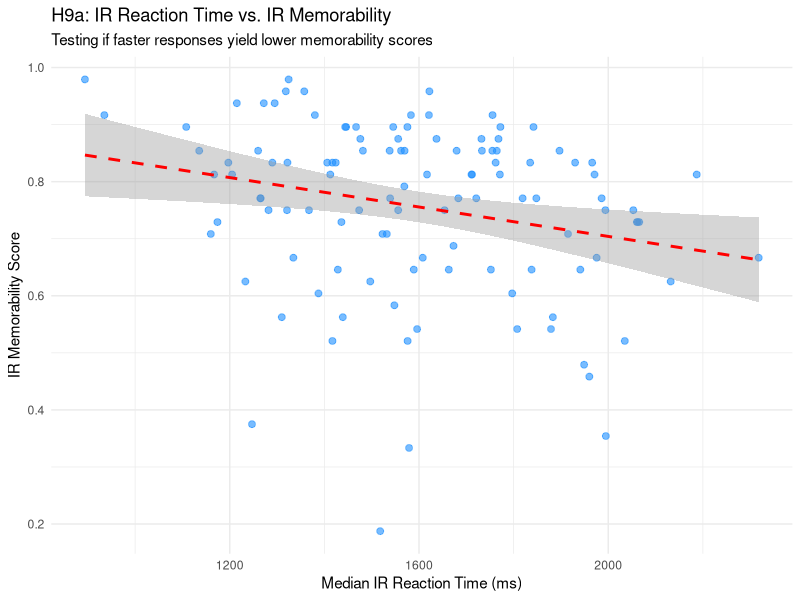
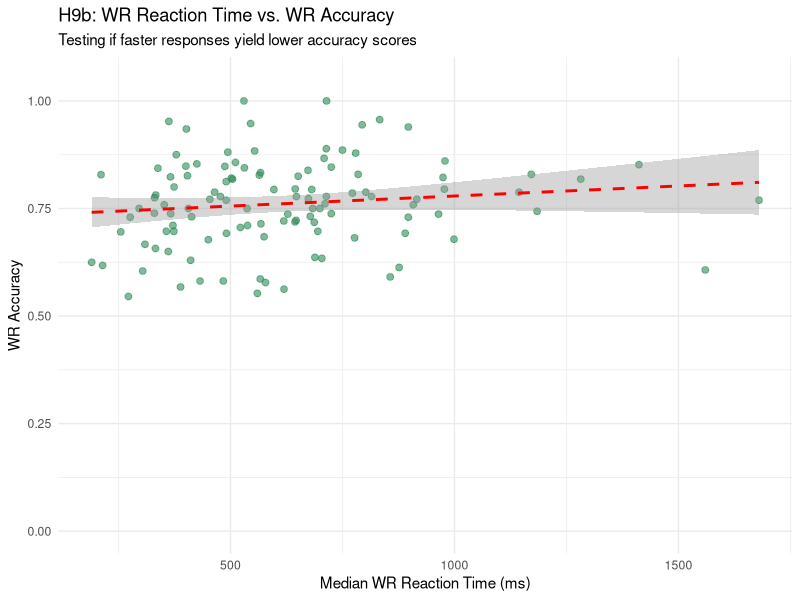
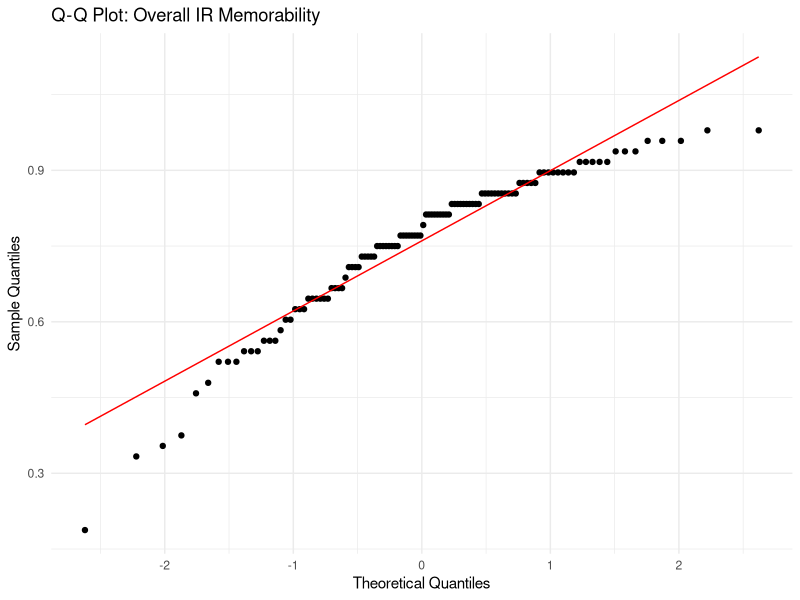
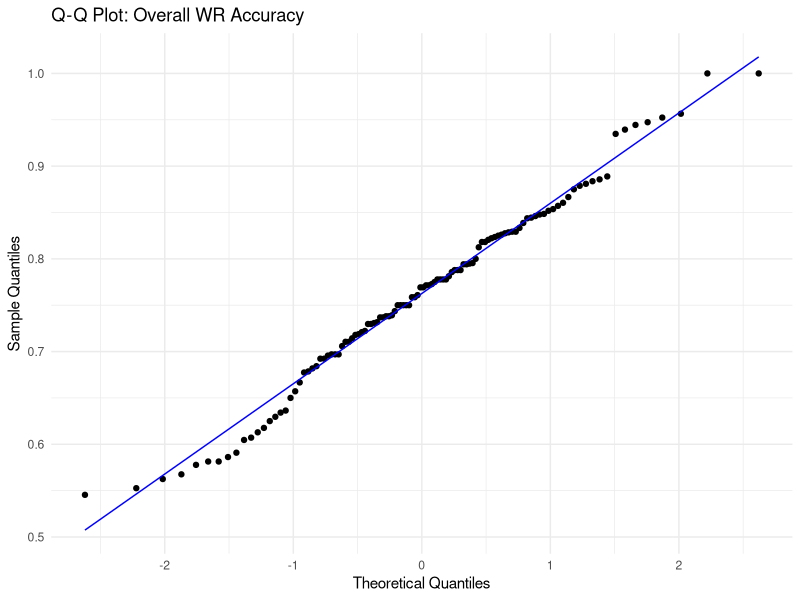
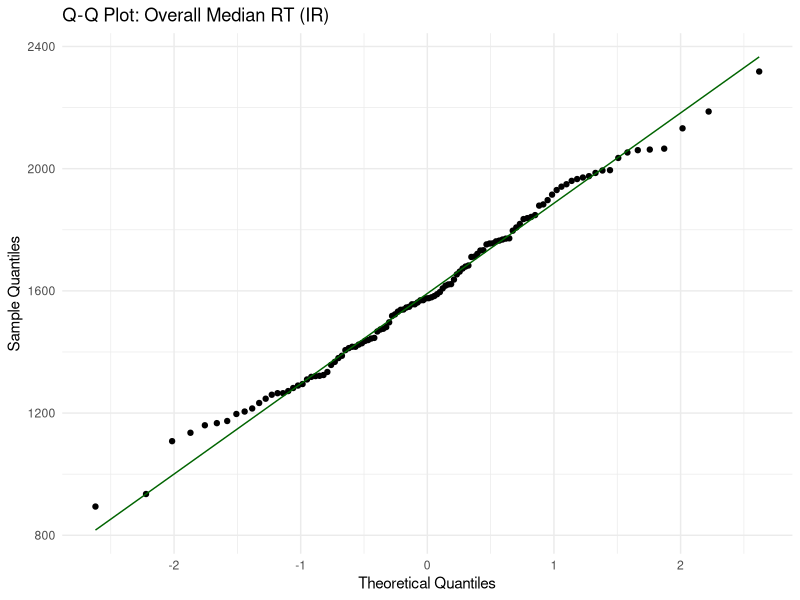
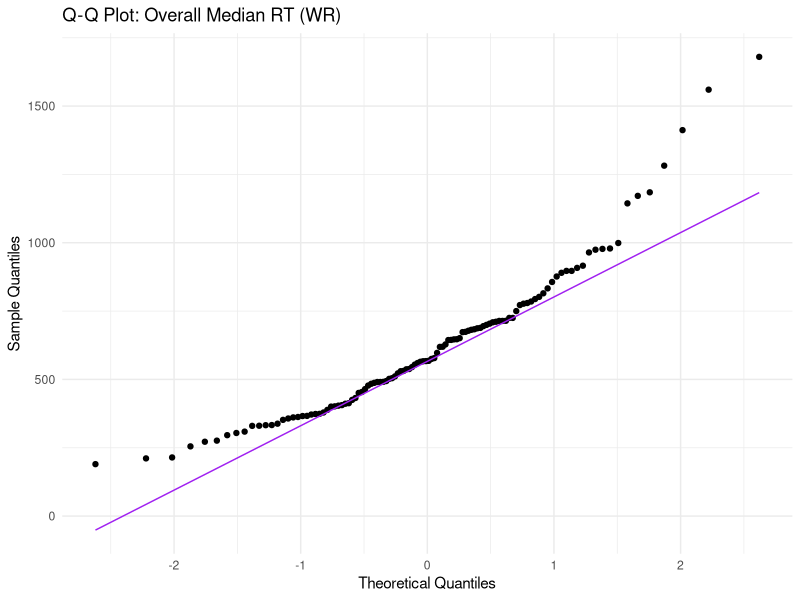

Source code (R) for these figures, in order:
## ---- chunk 1
library(tidyverse)

raw_dataset <- read_csv(
  "sentence_memorability_data.csv",
  na = c("", "NA", "N/A"),
  show_col_types = FALSE
)

h9_data <- raw_dataset %>%
  # Make sure RTs are treated as numbers
  mutate(
    Reaction_time_IR = suppressWarnings(as.numeric(Reaction_time_IR)),
    Reaction_time_WR = suppressWarnings(as.numeric(Reaction_time_WR)),
    Accuracy.IR = suppressWarnings(as.numeric(Accuracy.IR)),
    Accuracy.WR = suppressWarnings(as.numeric(Accuracy.WR)),
    prev_IR = lag(Accuracy.IR)
  ) %>%
  group_by(participant_ID) %>%
  summarise(
    # Calculate median reaction times (ignores outliers)
    Median_RT_IR = median(Reaction_time_IR, na.rm = TRUE),
    Median_RT_WR = median(Reaction_time_WR, na.rm = TRUE),
    
    Mean_RT_IR = mean(Reaction_time_IR, na.rm = TRUE),
    Mean_RT_WR = mean(Reaction_time_WR, na.rm = TRUE),

    # IR components
    Total_Repeats = sum(isRepeat == TRUE & Event == "Sentence shown", na.rm = TRUE),
    Total_Denom = sum(is.na(isRepeat) & Event == "Sentence shown", na.rm = TRUE),
    Hits = sum(Event == "IR pressed" & isRepeat == TRUE & Accuracy.IR == 1, na.rm = TRUE),
    False_Alarms = sum(Event == "IR pressed" & is.na(isRepeat), na.rm = TRUE),
    
    # IR metrics
    Hit_Rate = if_else(Total_Repeats > 0, Hits / Total_Repeats, 0),
    False_Alarm_Rate = if_else(Total_Denom > 0, False_Alarms / Total_Denom, 0),
    IR_Memorability = Hit_Rate - False_Alarm_Rate,
    
    # WR components
    WR_correct = sum(Event == "WR pressed" & Accuracy.WR == 1 & prev_IR == 1, na.rm = TRUE),
    WR_total   = sum(Event == "WR pressed" & prev_IR == 1, na.rm = TRUE),
    
    # WR metric
    WR_Accuracy = if_else(WR_total > 0, WR_correct / WR_total, 0),
    .groups = "drop"
  ) %>%
  # Drop any participants missing RTs or scores to ensure a clean correlation
  drop_na(Median_RT_IR, Median_RT_WR, IR_Memorability, WR_Accuracy)
## ---- chunk 2
library(ggplot2)

# Graph H9a: IR Reaction Time vs. IR Memorability
ggplot(h9_data, aes(x = Median_RT_IR, y = IR_Memorability)) +
  geom_point(alpha = 0.6, color = "dodgerblue", size = 2) +
  geom_smooth(method = "lm", color = "red", linetype = "dashed", se = TRUE) +
  labs(title = "H9a: IR Reaction Time vs. IR Memorability",
       subtitle = "Testing if faster responses yield lower memorability scores",
       x = "Median IR Reaction Time (ms)",
       y = "IR Memorability Score") +
  theme_minimal()

# Graph H9b: WR Reaction Time vs. WR Accuracy
ggplot(h9_data, aes(x = Median_RT_WR, y = WR_Accuracy)) +
  geom_point(alpha = 0.6, color = "seagreen", size = 2) +
  geom_smooth(method = "lm", color = "red", linetype = "dashed", se = TRUE) +
  scale_y_continuous(limits = c(0, 1.05)) +
  labs(title = "H9b: WR Reaction Time vs. WR Accuracy",
       subtitle = "Testing if faster responses yield lower accuracy scores",
       x = "Median WR Reaction Time (ms)",
       y = "WR Accuracy") +
  theme_minimal()
## ---- chunk 3
# Q-Q Plot for Overall IR Memorability
ggplot(h9_data, aes(sample = IR_Memorability)) +
  stat_qq() + 
  stat_qq_line(color = "red") +
  labs(title = "Q-Q Plot: Overall IR Memorability",
       x = "Theoretical Quantiles",
       y = "Sample Quantiles") +
  theme_minimal()

# Q-Q Plot for Overall WR Accuracy
ggplot(h9_data, aes(sample = WR_Accuracy)) +
  stat_qq() + 
  stat_qq_line(color = "blue") +
  labs(title = "Q-Q Plot: Overall WR Accuracy",
       x = "Theoretical Quantiles",
       y = "Sample Quantiles") +
  theme_minimal()

# Q-Q Plot for Overall Median RT (IR)
ggplot(h9_data, aes(sample = Median_RT_IR)) +
  stat_qq() + 
  stat_qq_line(color = "darkgreen") +
  labs(title = "Q-Q Plot: Overall Median RT (IR)",
       x = "Theoretical Quantiles",
       y = "Sample Quantiles") +
  theme_minimal()

# Q-Q Plot for Overall Median RT (WR)
ggplot(h9_data, aes(sample = Median_RT_WR)) +
  stat_qq() + 
  stat_qq_line(color = "purple") +
  labs(title = "Q-Q Plot: Overall Median RT (WR)",
       x = "Theoretical Quantiles",
       y = "Sample Quantiles") +
  theme_minimal()

library(nortest)
library(dplyr)

# Anderson-Darling tests for the specific dataset
overall_normality <- h9_data %>%
  summarise(
    # IR Memorability
    AD_IR_Mem = ad.test(IR_Memorability)$statistic,
    p_val_IR_Mem = ad.test(IR_Memorability)$p.value,
    
    # WR Accuracy
    AD_WR_Acc = ad.test(WR_Accuracy)$statistic,
    p_val_WR_Acc = ad.test(WR_Accuracy)$p.value,
    
    # Median Reaction Time (IR)
    AD_RT_IR = ad.test(Median_RT_IR)$statistic,
    p_val_RT_IR = ad.test(Median_RT_IR)$p.value,
    
    # Median Reaction Time (WR)
    AD_RT_WR = ad.test(Median_RT_WR)$statistic,
    p_val_RT_WR = ad.test(Median_RT_WR)$p.value
  )

# View the results
print(as.data.frame(overall_normality))
## ---- chunk 4
# Using Median RT
cor_ir_median <- cor.test(h9_data$Median_RT_IR, h9_data$IR_Memorability, method = "spearman", exact = FALSE)
print("Spearman Correlation for H9a (IR - Median RT):")
print(cor_ir_median)

# Using Mean RT
cor_ir_mean <- cor.test(h9_data$Mean_RT_IR, h9_data$IR_Memorability, method = "spearman", exact = FALSE)
print("Spearman Correlation for H9a (IR - Mean RT):")
print(cor_ir_mean)

# Using Median RT
cor_wr_median <- cor.test(h9_data$Median_RT_WR, h9_data$WR_Accuracy, method = "spearman", exact = FALSE)
print("Spearman Correlation for H9b (WR - Median RT):")
print(cor_wr_median)

# Using Mean RT
cor_wr_mean <- cor.test(h9_data$Mean_RT_WR, h9_data$WR_Accuracy, method = "spearman", exact = FALSE)
print("Spearman Correlation for H9b (WR - Mean RT):")
print(cor_wr_mean)
